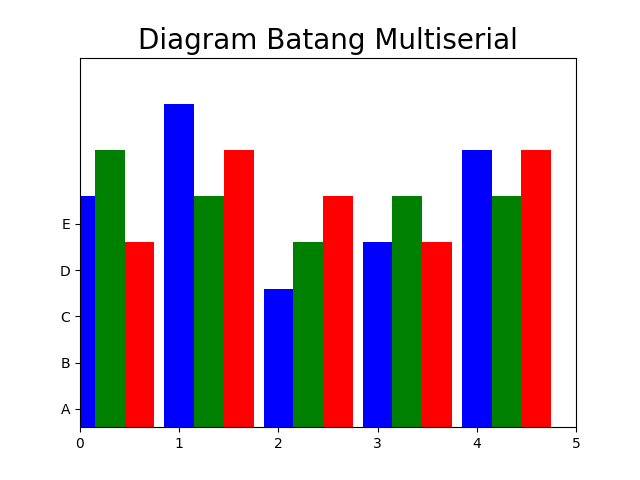

The script that drew this image:
import numpy as np
import matplotlib.pyplot as plt

index = np.arange(5)
values1 = [5,7,3,4,6]
values2 = [6,5,4,5,5]
values3 = [4,6,5,4,6]

bw = 0.3

plt.axis([0,5,0,8])
plt.title('Diagram Batang Multiserial' ,fontsize=20)
plt.bar(index,values1,bw,color='b')
plt.bar(index+bw,values2,bw,color='g')
plt.bar(index+2*bw,values3,bw,color='r')
plt.yticks(index+0.4,['A','B','C','D','E'])
plt.show()
